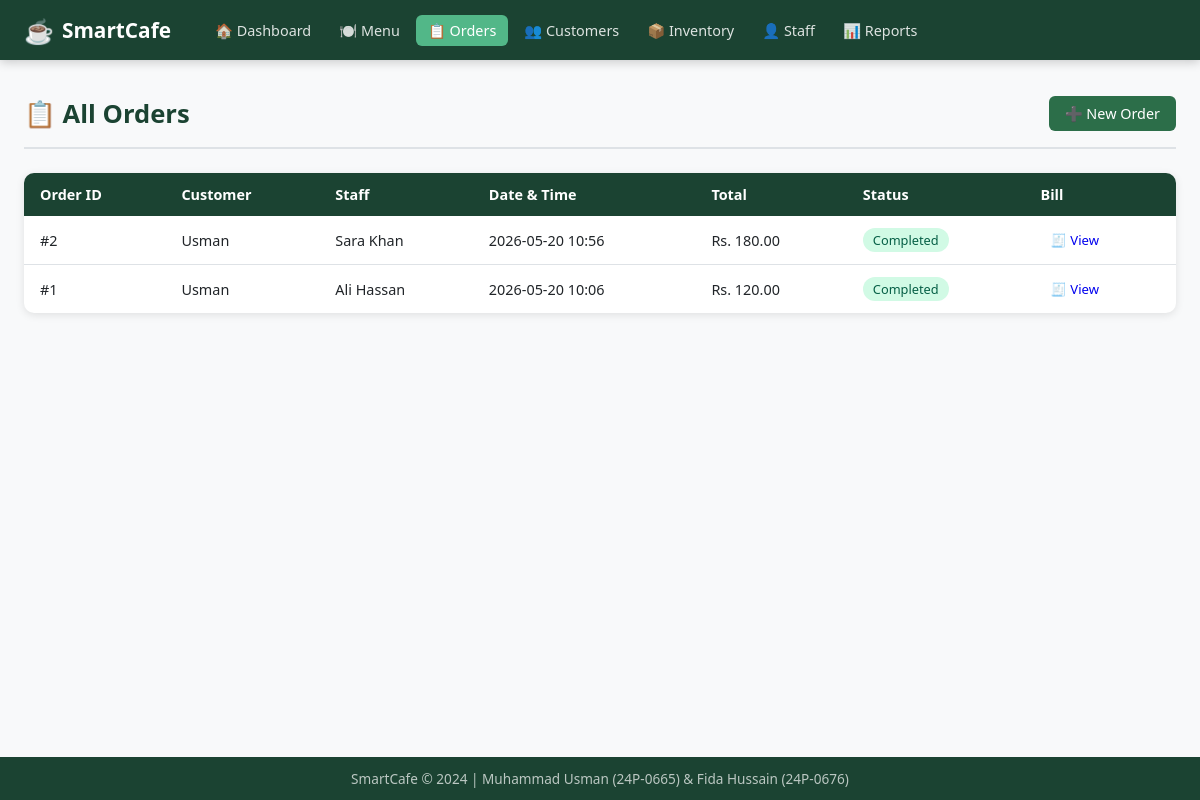
The page /orders on the database its author committed.
### tables this page shows
CREATE TABLE Orders (
    order_id INTEGER PRIMARY KEY AUTOINCREMENT,
    customer_id INTEGER,
    staff_id INTEGER,
    order_date DATETIME DEFAULT CURRENT_TIMESTAMP,
    total_amount REAL,
    status TEXT DEFAULT 'Pending',
    FOREIGN KEY (customer_id) REFERENCES Customer(customer_id),
    FOREIGN KEY (staff_id) REFERENCES Staff(staff_id)
);

CREATE TABLE Customer (
    customer_id INTEGER PRIMARY KEY AUTOINCREMENT,
    name TEXT NOT NULL,
    phone TEXT
);

CREATE TABLE Staff (
    staff_id INTEGER PRIMARY KEY AUTOINCREMENT,
    name TEXT NOT NULL,
    role TEXT
);

### app.py (the view)
@app.route('/orders')
def orders():
    conn = get_db()
    all_orders = conn.execute("SELECT * FROM Order_History ORDER BY order_date DESC").fetchall()
    conn.close()
    return render_template('orders.html', orders=all_orders)

### app.py (called while the page is built)
def get_db():
    conn = sqlite3.connect(DATABASE)
    conn.row_factory = sqlite3.Row  # So rows behave like dictionaries
    conn.execute("PRAGMA foreign_keys = ON")  # Enable foreign key support
    return conn

### templates/orders.html (shortened to what this page needs)
{% extends "base.html" %}
{% block content %}
<div class="page-header">
    <h1>📋 All Orders</h1>
    <a href="{{ url_for('new_order') }}" class="btn btn-primary">➕ New Order</a>
</div>
<table class="table">
    <thead>
        <tr>
            <th>Order ID</th>
            <th>Customer</th>
            <th>Staff</th>
            <th>Date & Time</th>
            <th>Total</th>
            <th>Status</th>
            <th>Bill</th>
        </tr>
    </thead>
    <tbody>
        {% for order in orders %}
        <tr>
            <td>#{{ order.order_id }}</td>
            <td>{{ order.customer_name or 'Walk-in' }}</td>
            <td>{{ order.staff_name or '-' }}</td>
            <td>{{ order.order_date[:16] }}</td>
            <td>Rs. {{ "%.2f"|format(order.total_amount or 0) }}</td>
            <td><span class="badge badge-success">{{ order.status }}</span></td>
            <td><a href="{{ url_for('view_bill', order_id=order.order_id) }}" class="btn btn-sm">🧾 View</a></td>
        </tr>
        {% else %}
        <tr><td colspan="7" class="empty-msg">No orders found.</td></tr>
        {% endfor %}
    </tbody>
</table>
{% endblock %}

### static/css/style.css (style rules this page uses)
* { margin: 0; padding: 0; box-sizing: border-box; }
:root { --primary: #2c6e49; --primary-dark: #1b4332; --secondary: #52b788; --accent: #f4a261; --danger: #e63946; --warning: #f4a261; --info: #457b9d; --bg: #f8f9fa; --card: #ffffff; --text: #212529; --text-muted: #6c757d; --border: #dee2e6; --shadow: 0 2px 8px rgba(0,0,0,0.1); }
body { font-family: 'Segoe UI', Tahoma, Geneva, Verdana, sans-serif; background: var(--bg); color: var(--text); min-height: 100vh; display: flex; flex-direction: column; }
.page-header { display: flex; justify-content: space-between; align-items: center; margin-bottom: 24px; padding-bottom: 16px; border-bottom: 2px solid var(--border); }
.page-header h1 { font-size: 1.6rem; color: var(--primary-dark); }
.btn { display: inline-block; padding: 8px 16px; border-radius: 6px; border: none; cursor: pointer; text-decoration: none; font-size: 0.9rem; font-weight: 500; transition: all 0.2s; }
.btn-primary { background: var(--primary); color: white; }
.btn-sm { padding: 4px 10px; font-size: 0.82rem; }
.table { width: 100%; border-collapse: collapse; background: var(--card); border-radius: 10px; overflow: hidden; box-shadow: var(--shadow); }
.table th { background: var(--primary-dark); color: white; padding: 12px 16px; text-align: left; font-size: 0.9rem; }
.table td { padding: 11px 16px; border-bottom: 1px solid var(--border); font-size: 0.9rem; }
.table tr:last-child td { border-bottom: none; }
.badge { display: inline-block; padding: 3px 10px; border-radius: 20px; font-size: 0.8rem; font-weight: 500; }
.badge-success { background: #d1fae5; color: #065f46; }

### rows shown on the page
Orders: order_id "2", name "Usman", name "Sara Khan", order_date "2026-05-20 10:56", total_amount "180.00", status "Completed"
Orders: order_id "1", name "Usman", name "Ali Hassan", order_date "2026-05-20 10:06", total_amount "120.00", status "Completed"
